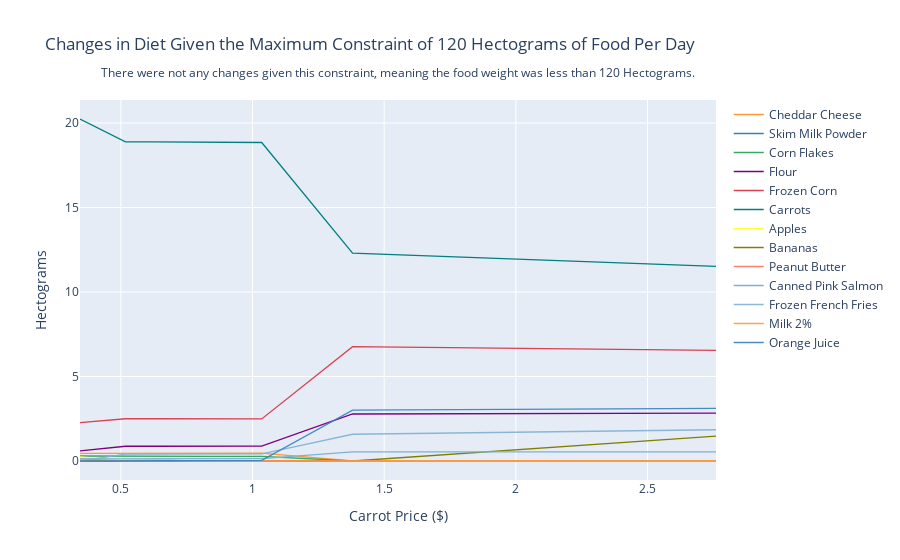

Notebook code for this chart:
### Code cell
cf.go_offline()

ReferenceGood = 'Carrots'

scale = [0.5,0.75,0.9,1.,1.1,1.2,1.3,1.4,1.5,2,4]

cost0 = solve_subsistence_problem(FoodNutrients,Prices,
                                  diet_min[group],diet_max[group],max_weight=120,tol=tol).fun

my_p = Prices.copy()

diet = {}
for s in scale:

    my_p[ReferenceGood] = Prices[ReferenceGood]*s
    result = solve_subsistence_problem(FoodNutrients,my_p,
                                       diet_min[group],diet_max[group],max_weight=120,tol=tol)
    diet[my_p[ReferenceGood]] = result.diet

Diet_response = pd.DataFrame(diet).T
Diet_response.index.name = '%s Price' % ReferenceGood

Diet_response.reset_index(inplace=True)

# Get rid of units for index (cufflinks chokes)
Diet_response['%s Price' % ReferenceGood] = Diet_response['%s Price' % ReferenceGood].apply(lambda x: x.magnitude)

Diet_response = Diet_response.set_index('%s Price' % ReferenceGood)

# Just look at goods consumed in quantities greater than error tolerance
Diet_response.loc[:, (Diet_response > tol).sum() > 0].iplot(layout={
    'title': 'Changes in Diet Given the Maximum Constraint of 120 Hectograms of Food Per Day',  
    'xaxis': {
        'title': 'Carrot Price ($)'
    },
    'yaxis': {
        'title': 'Hectograms'
    },
    'annotations': [{
        'text': 'There were not any changes given this constraint, meaning the food weight was less than 120 Hectograms.',  
        'showarrow': False,
        'align': 'center',
        'x': 0.5,
        'y': 1.1,  
        'xref': 'paper',
        'yref': 'paper',
        'font': {
            'size': 12  
        }
    }]
})

### Figure 1 — Plotly figure (JSON) as saved in the notebook; plotly's stock layout.template omitted (floating-point values rounded to 4 significant figures)
{"data": [{"line": {"color": "rgba(255, 153, 51, 1.0)", "dash": "solid", "shape": "linear", "width": 1.3}, "mode": "lines", "name": "Cheddar Cheese ", "text": "", "type": "scatter", "x": [0.345, 0.5175, 0.621, 0.69, 0.759, 0.828, 0.897, 0.966, 1.035, 1.38, 2.76], "y": [0.4543, 0.4636, 0.4636, 0.4636, 0.4637, 0.4637, 0.4659, 0.4659, 0.4668, 0, 0]}, {"line": {"color": "rgba(55, 128, 191, 1.0)", "dash": "solid", "shape": "linear", "width": 1.3}, "mode": "lines", "name": "Skim Milk Powder ", "text": "", "type": "scatter", "x": [0.345, 0.5175, 0.621, 0.69, 0.759, 0.828, 0.897, 0.966, 1.035, 1.38, 2.76], "y": [0, 0, 0, 0, 0.004972, 0.004972, 0.001326, 0.001326, 0, 0, 0]}, {"line": {"color": "rgba(50, 171, 96, 1.0)", "dash": "solid", "shape": "linear", "width": 1.3}, "mode": "lines", "name": "Corn Flakes", "text": "", "type": "scatter", "x": [0.345, 0.5175, 0.621, 0.69, 0.759, 0.828, 0.897, 0.966, 1.035, 1.38, 2.76], "y": [0.2955, 0.2723, 0.2723, 0.2723, 0.2723, 0.2723, 0.2726, 0.2726, 0.2723, 0, 0]}, {"line": {"color": "rgba(128, 0, 128, 1.0)", "dash": "solid", "shape": "linear", "width": 1.3}, "mode": "lines", "name": "Flour", "text": "", "type": "scatter", "x": [0.345, 0.5175, 0.621, 0.69, 0.759, 0.828, 0.897, 0.966, 1.035, 1.38, 2.76], "y": [0.5938, 0.8733, 0.8733, 0.8733, 0.8737, 0.8737, 0.8723, 0.8723, 0.8757, 2.781, 2.834]}, {"line": {"color": "rgba(219, 64, 82, 1.0)", "dash": "solid", "shape": "linear", "width": 1.3}, "mode": "lines", "name": "Frozen Corn", "text": "", "type": "scatter", "x": [0.345, 0.5175, 0.621, 0.69, 0.759, 0.828, 0.897, 0.966, 1.035, 1.38, 2.76], "y": [2.269, 2.501, 2.501, 2.501, 2.504, 2.504, 2.493, 2.493, 2.49, 6.767, 6.547]}, {"line": {"color": "rgba(0, 128, 128, 1.0)", "dash": "solid", "shape": "linear", "width": 1.3}, "mode": "lines", "name": "Carrots", "text": "", "type": "scatter", "x": [0.345, 0.5175, 0.621, 0.69, 0.759, 0.828, 0.897, 0.966, 1.035, 1.38, 2.76], "y": [20.24, 18.89, 18.89, 18.89, 18.87, 18.87, 18.86, 18.86, 18.85, 12.29, 11.52]}, {"line": {"color": "rgba(255, 255, 51, 1.0)", "dash": "solid", "shape": "linear", "width": 1.3}, "mode": "lines", "name": "Apples ", "text": "", "type": "scatter", "x": [0.345, 0.5175, 0.621, 0.69, 0.759, 0.828, 0.897, 0.966, 1.035, 1.38, 2.76], "y": [0.2436, 0, 0, 0, 0, 0, 0, 0, 0, 0, 0]}, {"line": {"color": "rgba(128, 128, 0, 1.0)", "dash": "solid", "shape": "linear", "width": 1.3}, "mode": "lines", "name": "Bananas", "text": "", "type": "scatter", "x": [0.345, 0.5175, 0.621, 0.69, 0.759, 0.828, 0.897, 0.966, 1.035, 1.38, 2.76], "y": [0, 0, 0, 0, 0, 0, 0, 0, 0, 0, 1.473]}, {"line": {"color": "rgba(251, 128, 114, 1.0)", "dash": "solid", "shape": "linear", "width": 1.3}, "mode": "lines", "name": "Peanut Butter ", "text": "", "type": "scatter", "x": [0.345, 0.5175, 0.621, 0.69, 0.759, 0.828, 0.897, 0.966, 1.035, 1.38, 2.76], "y": [0.1281, 0, 0, 0, 0, 0, 0, 0, 0, 0, 0]}, {"line": {"color": "rgba(128, 177, 211, 1.0)", "dash": "solid", "shape": "linear", "width": 1.3}, "mode": "lines", "name": "Canned Pink Salmon", "text": "", "type": "scatter", "x": [0.345, 0.5175, 0.621, 0.69, 0.759, 0.828, 0.897, 0.966, 1.035, 1.38, 2.76], "y": [0.121, 0.1435, 0.1435, 0.1435, 0.1435, 0.1435, 0.1426, 0.1426, 0.1428, 0.5455, 0.5455]}, {"line": {"color": "rgba(128, 177, 211, 0.8999999999999999)", "dash": "solid", "shape": "linear", "width": 1.3}, "mode": "lines", "name": "Frozen French Fries", "text": "", "type": "scatter", "x": [0.345, 0.5175, 0.621, 0.69, 0.759, 0.828, 0.897, 0.966, 1.035, 1.38, 2.76], "y": [0, 0.409, 0.409, 0.409, 0.4129, 0.4129, 0.4209, 0.4209, 0.4256, 1.584, 1.85]}, {"line": {"color": "rgba(255, 153, 51, 0.8999999999999999)", "dash": "solid", "shape": "linear", "width": 1.3}, "mode": "lines", "name": "Milk 2%", "text": "", "type": "scatter", "x": [0.345, 0.5175, 0.621, 0.69, 0.759, 0.828, 0.897, 0.966, 1.035, 1.38, 2.76], "y": [0, 0.04818, 0.04818, 0.04818, 0, 0, 0, 0, 0, 0, 0]}, {"line": {"color": "rgba(55, 128, 191, 0.8999999999999999)", "dash": "solid", "shape": "linear", "width": 1.3}, "mode": "lines", "name": "Orange Juice", "text": "", "type": "scatter", "x": [0.345, 0.5175, 0.621, 0.69, 0.759, 0.828, 0.897, 0.966, 1.035, 1.38, 2.76], "y": [0, 0, 0, 0, 0, 0, 0.02579, 0.02579, 0.03538, 3.009, 3.118]}], "layout": {"annotations": [{"align": "center", "font": {"size": 12}, "showarrow": false, "text": "There were not any changes given this constraint, meaning the food weight was less than 120 Hectograms.", "x": 0.5, "xref": "paper", "y": 1.1, "yref": "paper"}], "title": {"text": "Changes in Diet Given the Maximum Constraint of 120 Hectograms of Food Per Day"}, "xaxis": {"title": {"text": "Carrot Price ($)"}}, "yaxis": {"title": {"text": "Hectograms"}}}}
